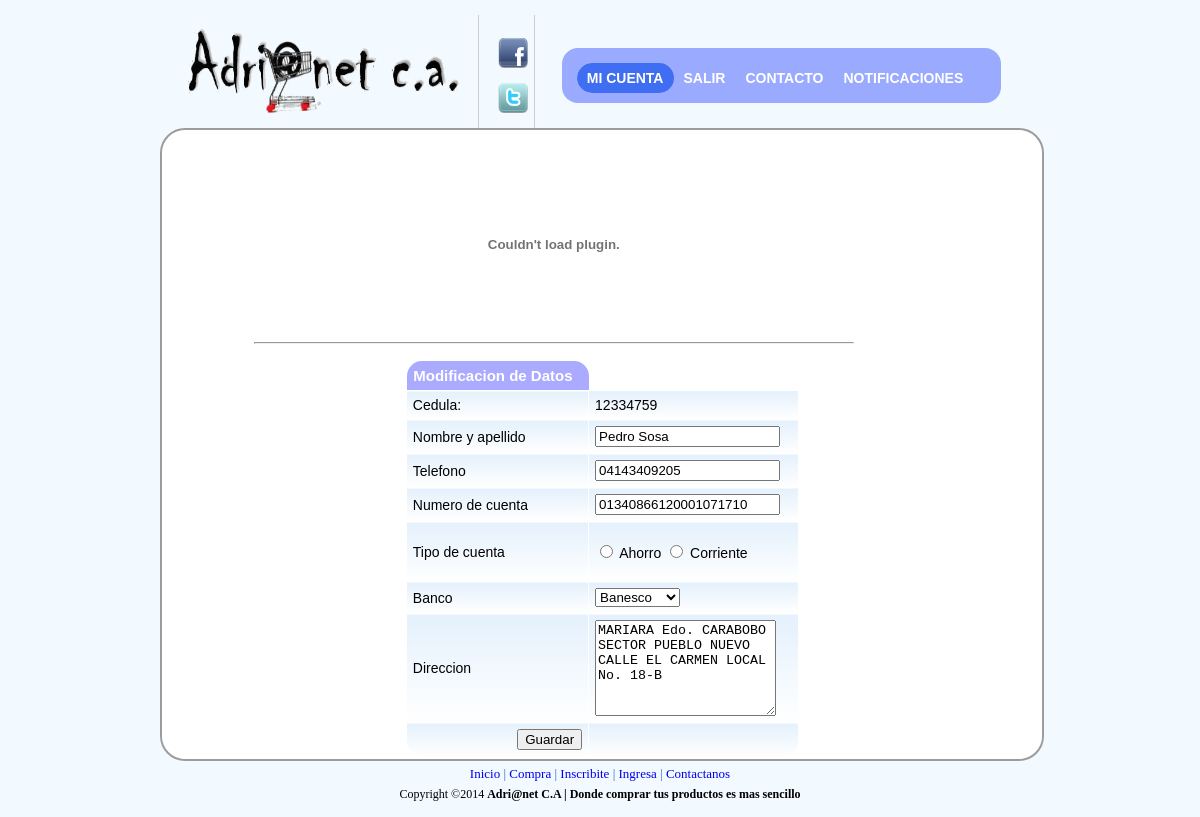
Page /web2final/administrador/modificaradmi.php (signed in) on the committed database.
### tables this page shows
CREATE TABLE IF NOT EXISTS `cliente` (
  `nom_clie` varchar(50) NOT NULL,
  `dire_clie` varchar(150) NOT NULL,
  `telf_clie` varchar(11) NOT NULL,
  `password` varchar(100) NOT NULL,
  `email` varchar(50) NOT NULL,
  `id_perfil` int(11) DEFAULT NULL,
  `cedula` int(9) NOT NULL,
  `num_deposit` varchar(20) NOT NULL,
  `tipo_cuenta` varchar(30) NOT NULL,
  `banco` varchar(255) NOT NULL
);

### web2final/administrador/modificaradmi.php (the view, shortened to what this page needs)
<!DOCTYPE html PUBLIC "-//W3C//DTD XHTML 1.0 Transitional//EN" "http://www.w3.org/TR/xhtml1/DTD/xhtml1-transitional.dtd">
<html>
<head><meta http-equiv="Content-Type" content="text/html; charset=windows-1252">
<link rel="stylesheet" href="../css/principal.css"  type="text/css" media="screen">
<link rel="stylesheet" href="../css/lavalampadmi.css" type="text/css" media="screen">
<link type="text/css" rel="stylesheet" href="../css/sliderman.css"  />
<link rel="stylesheet" href='../css/hoverbox.css' type="text/css" media="screen" />
<link rel="stylesheet" href='../js/fancybox/jquery.fancybox-1.3.4.css' type="text/css" media="screen" />
</head>
<body  marginwidth="10" marginheight="10" bgcolor="#f5f6f7" topmargin="5" leftmargin="5" >
<table width="900" cellspacing="0" cellpadding="10" border="0" align="center">
<tbody>
<tr>
<td>
<table width="100%" cellspacing="0" cellpadding="0" border="0">
<tbody>
<tr valign="bottom">
<td valign="middle" style="padding-bottom: 10px;">
<a href="../administrador/index_admin.php" >
<img alt="banner" id="banner" width="300" border="0" height="95" src="../imagenes/logo.png" />
</a>
</td>
<td width="100%" valign="bottom" style="padding-left: 15px;">
<table width="100%" cellspacing="0" cellpadding="0" border="0">
<tbody>
<tr height="60">
<td class="mainmenu" width="2%" nowrap="" 8px;"=" padding-top:="" 15px;="" padding-left:="" #cccccc;="" solid="" 1px=""></td>
<td class="mainmenu" width="14%" valign="middle" nowrap="" align="center" style="border-left: 1px solid #cccccc; padding-left: 15px; padding-top: 8px;">
<p>
<a href="http://www.facebook.com" target="_blank">
<img  id="facebook" alt="fb" width="30" border="0" height="30" src="../imagenes/facebook.png" />
</a>
</p>
<p>
<a href="http://www.twitter.com" target="_blank">
<img id="twitter" alt="tw" width="30" border="0" height="30" src="../imagenes/twitter.png" />
</a>
</p>
</td>
<td class="mainmenu" width="50%" valign="middle" nowrap="" align="center" style="border-left: 1px solid #cccccc; padding-left: 15px; padding-top: 8px;">
<div a class="toplink" align="right" style="padding: 12px;">
<?php
$db=conectar();
?>
<ul class="lavaLampWithImage" id="1">
    <li class="current"><a href="micuenta_admi.php">Mi cuenta</a></li>
     <li><a href="../salir/salir.php">Salir</a></li>
		<li><a href="../contacto/contacto_admi.php">Contacto</a></li>
		<li><a id="ifancybox" href="notificaciones.php" >Notificaciones</a></li>
</ul>
 </div>
 </td>
<td class="smallfont" width="1%" nowrap="" style="padding-right: 10px;">
</td>
<td width="12%"></td>
</tr>
</tbody>
</table>
       </td>
        </tr>
    </tbody>
</table>
<div id="fondoprincipal">
<table width="100%" cellspacing="0" cellpadding="0" border="0" bgcolor="#ffffff" style="border-radius: 25px; -moz-border-radius: 25px;
-webkit-border-radius: 25px;">
<tbody>
<tr>
<td  width="100%">
<table width="100%" cellspacing="0" cellpadding="0" border="0">
<tbody>
<tr valign="top">
<td width="100%">
<table width="776" border="0">
<tbody>
<tr>
<td width="264" valign="middle" align="left"></td>
<td width="600" valign="middle" align="center">
    <a href="http://www.facebook.com">
        <div align="center" style="padding-top: 3px; padding-bottom: 3px;">
            <table cellspacing="0" cellpadding="1">
                <tbody>
                    <tr>
                        <td align="center">
                            <a target="_blank" href="../registro/registro_usuario.php">
							<div id="banner2">
<br />
                                <embed src="../imagenes/mientras.swf" quality="high" WIDTH="600" HEIGHT="180"><hr align='right'> </embed>
								</div>                            </a>
                        </td>
                    </tr>
                </tbody>
            </table>
        </div>
    </a>
</td>
<td width="240" valign="middle" align="center"></td>
</tr>
</tbody>
</table>
    </tbody>
</table>
<table width="100%" border="0">
<tbody>
<tr>
<td width="5%">
</td>
<td>
    <div align="center">
	 <div class="CSSTableGenerator"  >
	       <?php
$cedula=$_SESSION['cedula'];
$sql="SELECT * FROM cliente where cedula='".$cedula."' ";
$d=mysql_query($sql,$db)or die(mysql_error());
while($s= mysql_fetch_array($d))
{
?>
     <form action="" method="post" id="form1" name="form1">
  <table>
    <tr>
      <td>Modificacion de Datos</td>
    </tr>
    <tr>
      <td>Cedula:</td>
      <td><?php echo $s["cedula"]?> <input required="required" type="hidden" name="cedula" value="<?php echo $s["cedula"]?>" /></td>
    </tr>
    <tr>
      <td>Nombre y apellido</td>
      <td><input name="nom" type="text"   pattern="[a-zA-Z ]{5,}" required="required" value="<?php echo $s["nom_clie"]?>"  ></td>
    </tr>
    <tr>
      <td>Telefono</td>
      <td><input type="text" name="tlf"  onkeypress="return validarnum(event)" required="required" value="<?php echo $s["telf_clie"]?>"></td>
    </tr>
	    <tr>
      <td>Numero de cuenta</td>
      <td><input type="text" name="num_deposit"  onkeypress="return validarnum(event)" required="required" value="<?php echo $s["num_deposit"]?>"></td>
    </tr>
	<tr>
	<td>Tipo de cuenta</td>
	<td><p>
        <label>
          <input type="radio" name="tipo_cuenta" value="Ahorro" />
          Ahorro</label>
        <label>
          <input type="radio" name="tipo_cuenta" value="Corriente" />
          Corriente</label>
        <br />
      </p></td>
	</tr>
<tr>
	<td>Banco</td>
	<td>
<select  name="banco">
<option   value="Banesco">Banesco</option>
</select>
</td>
	</tr>
	    <tr>
      <td>Direccion</td>
      <td><textarea name="dire"   rows='6'><?php echo $s["dire_clie"]?> </textarea> </td>
    </tr>
    <tr>
      <td><div align="right">
          <input name="enviar" type="submit" id="enviar" value="Guardar">
      </div></td>
      <td>&nbsp;</td>
    </tr>
  </table>
</form>
<?php
 }
 ?>
?>	</div>
</div>
</td>
<td valign="top" width="5%" >
</td>
</tr>
</tbody>
</table>
</td>
</td>
</tr>
</tbody>
</table>
<div id="piepagina" align="center" style="padding: 5px;">
    <a href="../administrador/index_admin.php">Inicio</a>
    								|
    <a href="../administrador/index_admin.php">Compra</a>
    								|
    <a href="../administrador/index_admin.php">Inscribite</a>
    				|
    <a href="../administrador/index_admin.php">Ingresa</a>
    				|
    <a href="../contacto/contacto_admi.php">Contactanos</a>
</div>
<div id="piepagina2" align="center">
     Copyright ©2014
    <b>
                 Adri@net C.A | Donde comprar tus productos es mas sencillo
    </b>
</div>
</body>
</html>

### web2final/css/principal.css (style rules this page uses)
body { background:#F2F9FF; font-size: 15px; color: #000000; text-decoration: none; }
#fondoprincipal { position:inherit; background-color: white; width: 100%; border-radius: 25px; -moz-border-radius: 25px; -webkit-border-radius: 25px; border: 2px double #9C9C9C; font-family:Verdana, Arial, Helvetica, sans-serif; text-align:center; }
#banner2 { position:inherit; width: 100%; border-radius: 25px; -moz-border-radius: 25px; -webkit-border-radius: 25px; -moz-border-radius-bottomleft:0px; -webkit-border-bottom-left-radius:0px; border-bottom-left-radius:0px; -moz-border-radius-bottomright:0px; -webkit-border-bottom-right-radius:0px; border-bottom-right-radius:0px; }
#piepagina { font-size: 13px; color: #36C; text-decoration: none; }
#piepagina2 { font-size: 12px; color: #000; }
.CSSTableGenerator { margin:0px;padding:0px; width:50%; border:0px solid #ffffff; -moz-border-radius-bottomleft:0px; -webkit-border-bottom-left-radius:0px; border-bottom-left-radius:0px; -moz-border-radius-bottomright:0px; -webkit-border-bottom-right-radius:0px; border-bottom-right-radius:0px; -moz-border-radius-topright:25px; -webkit-border-top-right-radius:25px; border-top-right-radius:25px; -moz-border-radius-topleft:25px; -webkit-border-top-left-radius:25px; border-top-left-radius:25px; }
.CSSTableGenerator table { border-collapse: collapse; border-spacing: 0; width:100%; height:100%; margin:0px;padding:0px; }
.CSSTableGenerator tr:last-child td:last-child { -moz-border-radius-bottomright:15px; -webkit-border-bottom-right-radius:15px; border-bottom-right-radius:15px; }
.CSSTableGenerator table tr:first-child td:first-child { -moz-border-radius-topleft:15px; -webkit-border-top-left-radius:15px; border-top-left-radius:15px; }
.CSSTableGenerator table tr:first-child td:last-child { -moz-border-radius-topright:15px; -webkit-border-top-right-radius:15px; border-top-right-radius:15px; }
.CSSTableGenerator tr:last-child td:first-child { -moz-border-radius-bottomleft:15px; -webkit-border-bottom-left-radius:15px; border-bottom-left-radius:15px; }
.CSSTableGenerator td { vertical-align:middle; background:-o-linear-gradient(bottom, #e5f1fc 5%, #ffffff 100%); background:-webkit-gradient( linear, left top, left bottom, color-stop(0.05, #e5f1fc), color-stop(1, #ffffff) ); background:-moz-linear-gradient( center top, #e5f1fc 5%, #ffffff 100% ); filter:progid:DXImageTransform.Microsoft.gradient(startColorstr="#e5f1fc", endColorstr="#ffffff"); background: -o-linear-gradient(top,#e5f1fc,ffffff); background-color:#e5f1fc; border:1px solid #ffffff; border-width:0px 1px 1px 0px; text-align:left; padding:6px; font-size:14px; font-family:Arial; font-weight:normal; color:#000000; }
.CSSTableGenerator tr:last-child td { border-width:0px 1px 0px 0px; }
.CSSTableGenerator tr td:last-child { border-width:0px 0px 1px 0px; }
.CSSTableGenerator tr:last-child td:last-child { border-width:0px 0px 0px 0px; }
.CSSTableGenerator tr:first-child td { background:-o-linear-gradient(bottom, #aaaaff 5%, #aaaaff 100%); background:-webkit-gradient( linear, left top, left bottom, color-stop(0.05, #aaaaff), color-stop(1, #aaaaff) ); background:-moz-linear-gradient( center top, #aaaaff 5%, #aaaaff 100% ); filter:progid:DXImageTransform.Microsoft.gradient(startColorstr="#aaaaff", endColorstr="#aaaaff"); background: -o-linear-gradient(top,#aaaaff,aaaaff); background-color:#aaaaff; border:0px solid #ffffff; text-align:left; border-width:0px 0px 1px 1px; font-size:15px; font-family:Arial; font-weight:bold; color:#ffffff; }
.CSSTableGenerator tr:first-child td:first-child { border-width:0px 0px 1px 0px; }
.CSSTableGenerator tr:first-child td:last-child { border-width:0px 0px 1px 1px; }

### web2final/css/lavalampadmi.css (style rules this page uses)
.lavaLampWithImage { position: relative; height: 25px; width: 409px; background: url("../imagenes/bg1.png") no-repeat top; padding: 15px; margin: 10px 0; border-radius: 16px; -moz-border-radius: 16px; -webkit-border-radius: 16px; }
.lavaLampWithImage li { float: left; list-style: none; }
.lavaLampWithImage li a { font: bold 14px arial; text-decoration: none; color: #fff; outline: none; text-align: center; top: 7px; text-transform: uppercase; letter-spacing: 0; z-index: 10; display: block; float: left; height: 30px; position: relative; overflow: hidden; margin: auto 10px; }

### web2final/css/hoverbox.css (style rules this page uses)
a { text-decoration: none; }

### rows in the picture
cliente: cedula "12334759", nom "Pedro Sosa", tlf "04143409205", num_deposit "01340866120001071710", dire "MARIARA Edo. CARABOBO SECTOR PUEBLO NUEVO CALLE EL CARMEN LOCAL No. 18-B"
